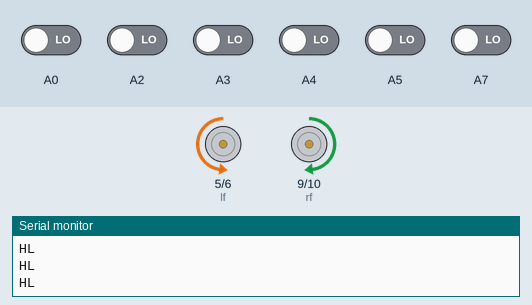
A sketch run on a simulated Arduino Mega 2560, built with avr-gcc and run on an emulated ATmega2560. Parts: motor-driver pin pairs drawn as motors (green arrow = first pin HIGH = forward, orange = second pin HIGH = backward, longer = more drive), the last lines printed to the serial monitor. The inputs (shaded band) are chosen by the test bench; at power-on: A0, A2–5, A7 LOW.

Above: at 3.8 s.
3.9 s: A2 driven HIGH and A5 driven HIGH
At 4.4 s:
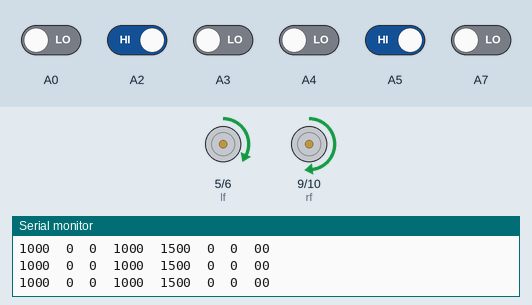
5.4 s: A0 driven HIGH
At 6.0 s:
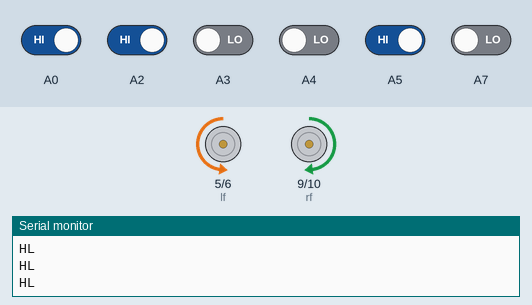
6.9 s: A2 driven LOW
9.9 s: A0 driven LOW and A3 driven HIGH
At 11.1 s:
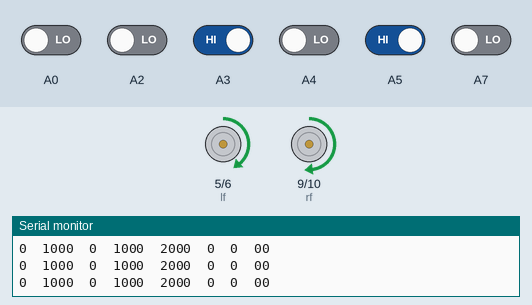
11.4 s: A5 driven LOW
At 11.8 s:
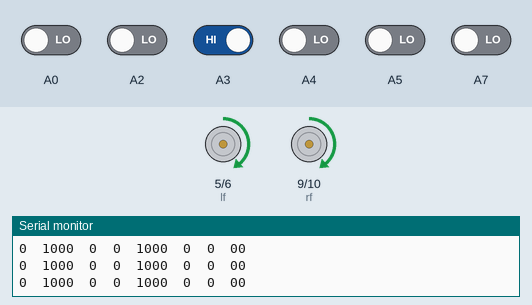
12.9 s: A5 driven HIGH
At 14.3 s:
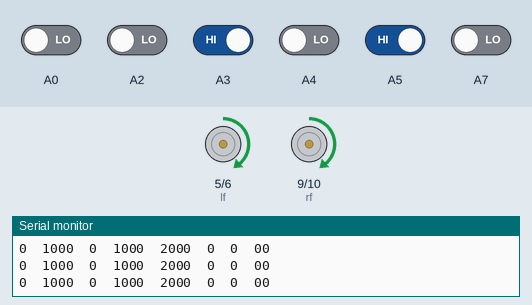
Timing chart, 0 to 15.4 s (numbered marks = the images above; inputs shaded):
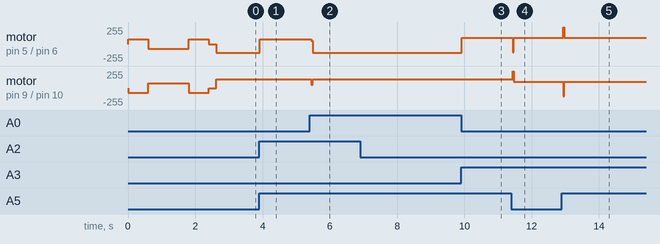

Measured:
- after the input at 3.9 s, motor on pin 5 (lf) / pin 6 (lb): backward 130/255 → forward 70/255 at once
- after the input at 5.4 s, motor on pin 5 (lf) / pin 6 (lb): forward 70/255 → backward 130/255 after 0.05 s; motor on pin 9 (rf) / pin 10 (rb): forward 130/255 → forward 50/255 after 0.05 s, → forward 130/255 0.05 s later
- after the input at 9.9 s, motor on pin 5 (lf) / pin 6 (lb): backward 130/255 → forward 95/255 at once
- after the input at 11.4 s, motor on pin 5 (lf) / pin 6 (lb): forward 95/255 → backward 125/255 at once, → forward 95/255 0.02 s later; motor on pin 9 (rf) / pin 10 (rb): forward 130/255 → forward 95/255 at once
- after the input at 12.9 s, motor on pin 5 (lf) / pin 6 (lb): forward 95/255 → forward 250/255 at once, → forward 95/255 0.03 s later; motor on pin 9 (rf) / pin 10 (rb): forward 95/255 → backward 125/255 at once, → forward 95/255 0.03 s later

The sketch:

qtr_pid_maze_2.ino
```cpp
#include <QTRSensors.h>
#define NUM_SENSORS2  2
#define Kp .05 // experiment to determine this, start by something small that just makes your bot follow the line at a slow speed
#define Kd .17 // experiment to determine this, slowly increase the speeds and adjust this value. ( Note: Kp < Kd)
#define rightMaxSpeed 250 // max speed of the robot
#define leftMaxSpeed 250 // max speed of the robot
#define rightBaseSpeed 70 // this is the speed at which the motors should spin when the robot is perfectly on the line
#define leftBaseSpeed 70  // this is the speed at which the motors should spin when the robot is perfectly on the line
#define NUM_SENSORS  4     // number of sensors used
#define TIMEOUT       2500  // waits for 2500 us for sensor outputs to go low
#define EMITTER_PIN   A8     // emitter is controlled by digital pin 2
int lf = 5;
int lb = 6;
int rf = 9;
int rb = 10;
int  SPEED=70,MSPEED=130;
int sec=0;
int cr=100;

QTRSensorsRC qtrrc((unsigned char[]) { A2, A3, A4, A5} ,NUM_SENSORS, TIMEOUT, EMITTER_PIN); // sensor connected through analog pins A0 - A5 i.e. digital pins 14-19
QTRSensorsRC qtrrc2((unsigned char[]) {  A0, A7},NUM_SENSORS2, TIMEOUT, EMITTER_PIN);
unsigned int sensorValues[NUM_SENSORS];
unsigned int sensorValues2[NUM_SENSORS2];

void setup()
{
  int i;
for (int i = 0; i < 40; i++) // calibrate for sometime by sliding the sensors across the line, or you may use auto-calibration instead
{
  // comment this part out for automatic calibration
  if ( i  < 10 || i >= 30 ) // turn to the left and right to expose the sensors to the brightest and darkest readings that may be encountered
     mway('R');
   else
     mway('L');
    qtrrc.calibrate();
    qtrrc2.calibrate();
   delay(10);
mway2(0,0);
}
delay(200); // wait for 2s to position the bot before entering the main loop
    Serial.begin(9600);
  }

int lastError = 0;

void loop()
{
  unsigned int sensors[4];
  int position = qtrrc.readLine(sensors);
  int position2 = qtrrc2.readLine(sensorValues2);
  int error = position - 1500;

  int motorSpeed = Kp * error + Kd * (error - lastError);
  lastError = error;

  int rightMotorSpeed = rightBaseSpeed + motorSpeed;
  int leftMotorSpeed = leftBaseSpeed - motorSpeed;
  for(int i=0;i<NUM_SENSORS;i++)
  {
      Serial.print(sensors[i]);
      Serial.print('\t');
  }
  Serial.print(position);
  Serial.print('\t');
    Serial.print(sensorValues2[0]);
    Serial.print('\t');
    Serial.print(sensorValues2[1]);
    Serial.print('\t');
  Serial.print(position2);
  Serial.println(sec);

    if (rightMotorSpeed > rightMaxSpeed ) rightMotorSpeed = rightMaxSpeed; // prevent the motor from going beyond max speed
  if (leftMotorSpeed > leftMaxSpeed ) leftMotorSpeed = leftMaxSpeed; // prevent the motor from going beyond max speed
  if (rightMotorSpeed < -rightMaxSpeed) rightMotorSpeed = -rightMaxSpeed; // keep the motor speed positive
  if (leftMotorSpeed < -leftMaxSpeed) leftMotorSpeed = -leftMaxSpeed; // keep the motor speed positive


 if((position!=0)&&(position!=3000)&&(sensorValues2[0]<cr)&&(sensorValues2[1]<cr))
   {
     mway2(leftMotorSpeed,rightMotorSpeed);
   }

  if (((sec!=1))&&((position==0)||(position==3000)))//&&(position2<1500))
  {
    SPEED= MSPEED;
         while(1)
  {
     int position = qtrrc.readLine(sensors);
    int position2 = qtrrc2.readLine(sensorValues2);
   mway('L');
   if((sensorValues2[0]<cr)&&(sensorValues2[1]<cr)&&(position>1000)&&(position<2000))
   break;
  }
  }

  else if ((position2==1000)&&((position==0)||(position==3000))&&(sec==1))
  {
    SPEED= MSPEED;
         while(1)
  {
     int position = qtrrc.readLine(sensors);
    int position2 = qtrrc2.readLine(sensorValues2);
   mway('R');
   if((sensorValues2[0]<cr)&&(sensorValues2[1]<cr)&&(position>1000)&&(position<2000))
   break;
  }
  }
 else if (((sec==2)||(sec==3))&&((position>0)&&(position<3000)))
  {
    SPEED= MSPEED;
      while(1)
  {
     int position = qtrrc.readLine(sensors);
    int position2 = qtrrc2.readLine(sensorValues2);
   mway('L');
   if((sensorValues2[0]<cr)&&(sensorValues2[1]<cr)&&(position>500)&&(position<2500))
   break;
  }

   //mway('s');
   sec=0;

  }


if ((sensorValues2[0]>cr)&&(sensorValues2[1]>cr))
{
sec=3;
SPEED=50;
 mway('f');
}
else if ((sensorValues2[0]>cr)&&(sensorValues2[1]<cr))
{
sec=2;
SPEED=50;
mway('f');
}
else if ((sensorValues2[0]<cr)&&(sensorValues2[1]>cr))
{
sec=1;
SPEED=50;
 mway('f');
}


//
//
//  else if((sensorValues2[0]>500))
//  {
//  while((sensorValues2[1]<500)&&(position!=0)&&(position!=3000))
//  {
//     int position = qtrrc.readLine(sensors);
//    int position2 = qtrrc2.readLine(sensorValues2);
//   mway('L');
//
//  }
//   mway('s');
//  }
}
```

triangle_motor_analog.ino
```cpp
int state=0;
int flag=0;
int stateStop=0;


void mway(int state)
{
int lspeed=  SPEED;
int rspeed=  SPEED;
if (state == 'f') {
        analogWrite(lf, lspeed);
        analogWrite(lb, 0);
        analogWrite(rf, rspeed);
        analogWrite(rb, 0);
          Serial.println("Go Forward!");
    }
    else if (state == 'l') {
        analogWrite(lf, 0);
        analogWrite(lb, 0);
        analogWrite(rf, rspeed);
        analogWrite(rb, 0);
          Serial.println("SL");
    }
    else if (state == 'L') {
        analogWrite(lf, 0);
        analogWrite(lb, lspeed);
        analogWrite(rf, rspeed);
        analogWrite(rb, 0);
          Serial.println("HL");
    }
        else if (state == 'm') {
        analogWrite(lf, 0);
        analogWrite(lb, lspeed);
        analogWrite(rf, 0);
        analogWrite(rb, 0);
          Serial.println("BL");
     }
    else if (state == 'b') {
        analogWrite(lf, 0);
        analogWrite(lb, lspeed);
        analogWrite(rf, 0);
        analogWrite(rb, rspeed);
          Serial.println("BACK");
    }
    else if (state == 'r') {
        analogWrite(lf, lspeed);
        analogWrite(lb, 0);
        analogWrite(rf, 0);
        analogWrite(rb, 0);
          Serial.println("SR");
    }
    else if (state == 'R') {
        analogWrite(lf, lspeed);
        analogWrite(lb, 0);
        analogWrite(rf, 0);
        analogWrite(rb, rspeed);
          Serial.println("HR");
    }
    else if (state == 'q') {
        analogWrite(lf, 0);
        analogWrite(lb, 0);
        analogWrite(rf, 0);
        analogWrite(rb, rspeed);
          Serial.println("BR");
    }

    else if (state == 's') {
        analogWrite(lf, 0);
        analogWrite(lb, 0);
        analogWrite(rf, 0);
        analogWrite(rb, 0);
        //analogWrite(led, 0);
        if(flag == 0){
          Serial.println("STOP!");
          flag=1;
        }
        stateStop=0;
    }
}
```

triangle_motor_analog2.ino
```cpp
void mway2(int lspeed,int rspeed )
{
  if (rspeed==0)
  {
        analogWrite(lf, 0);
        analogWrite(lb, 0);
  }
  else if(rspeed>0)
  {
        analogWrite(lf, rspeed);
        analogWrite(lb, 0);
  }
  else if(rspeed<0)
  {
        rspeed=-rspeed;
        analogWrite(lf, 0);
        analogWrite(lb, rspeed);
  }
if (lspeed==0)
  {
        analogWrite(rf, 0);
        analogWrite(rb, 0);
  }
  else if(lspeed>0)
  {
        analogWrite(rf, lspeed);
        analogWrite(rb, 0);
  }
  else if(lspeed<0)
  {
        lspeed=-lspeed;
        analogWrite(rf, 0);
        analogWrite(rb, lspeed);
  }

}
```
